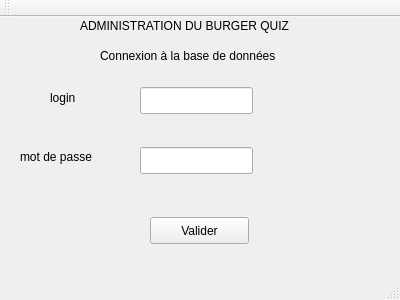
<?xml version="1.0" encoding="UTF-8"?>
<ui version="4.0">
 <class>MainWindow</class>
 <widget class="QMainWindow" name="MainWindow">
  <property name="geometry">
   <rect>
    <x>0</x>
    <y>0</y>
    <width>400</width>
    <height>300</height>
   </rect>
  </property>
  <property name="windowTitle">
   <string>MainWindow</string>
  </property>
  <widget class="QWidget" name="centralWidget">
   <widget class="QLabel" name="label">
    <property name="geometry">
     <rect>
      <x>80</x>
      <y>0</y>
      <width>251</width>
      <height>17</height>
     </rect>
    </property>
    <property name="text">
     <string>ADMINISTRATION DU BURGER QUIZ</string>
    </property>
   </widget>
   <widget class="QLineEdit" name="lineEdit">
    <property name="geometry">
     <rect>
      <x>140</x>
      <y>70</y>
      <width>113</width>
      <height>27</height>
     </rect>
    </property>
   </widget>
   <widget class="QLineEdit" name="lineEdit_2">
    <property name="geometry">
     <rect>
      <x>140</x>
      <y>130</y>
      <width>113</width>
      <height>27</height>
     </rect>
    </property>
   </widget>
   <widget class="QPushButton" name="pushButton">
    <property name="geometry">
     <rect>
      <x>150</x>
      <y>200</y>
      <width>99</width>
      <height>27</height>
     </rect>
    </property>
    <property name="text">
     <string>Valider</string>
    </property>
   </widget>
   <widget class="QLabel" name="label_2">
    <property name="geometry">
     <rect>
      <x>50</x>
      <y>70</y>
      <width>41</width>
      <height>21</height>
     </rect>
    </property>
    <property name="text">
     <string>login</string>
    </property>
   </widget>
   <widget class="QLabel" name="label_3">
    <property name="geometry">
     <rect>
      <x>20</x>
      <y>130</y>
      <width>91</width>
      <height>20</height>
     </rect>
    </property>
    <property name="text">
     <string>mot de passe</string>
    </property>
   </widget>
   <widget class="QLabel" name="label_4">
    <property name="geometry">
     <rect>
      <x>100</x>
      <y>30</y>
      <width>221</width>
      <height>17</height>
     </rect>
    </property>
    <property name="text">
     <string>Connexion à la base de données</string>
    </property>
   </widget>
  </widget>
  <widget class="QMenuBar" name="menuBar">
   <property name="geometry">
    <rect>
     <x>0</x>
     <y>0</y>
     <width>400</width>
     <height>25</height>
    </rect>
   </property>
  </widget>
  <widget class="QToolBar" name="mainToolBar">
   <attribute name="toolBarArea">
    <enum>TopToolBarArea</enum>
   </attribute>
   <attribute name="toolBarBreak">
    <bool>false</bool>
   </attribute>
  </widget>
  <widget class="QStatusBar" name="statusBar"/>
 </widget>
 <layoutdefault spacing="6" margin="11"/>
 <resources/>
 <connections/>
</ui>
